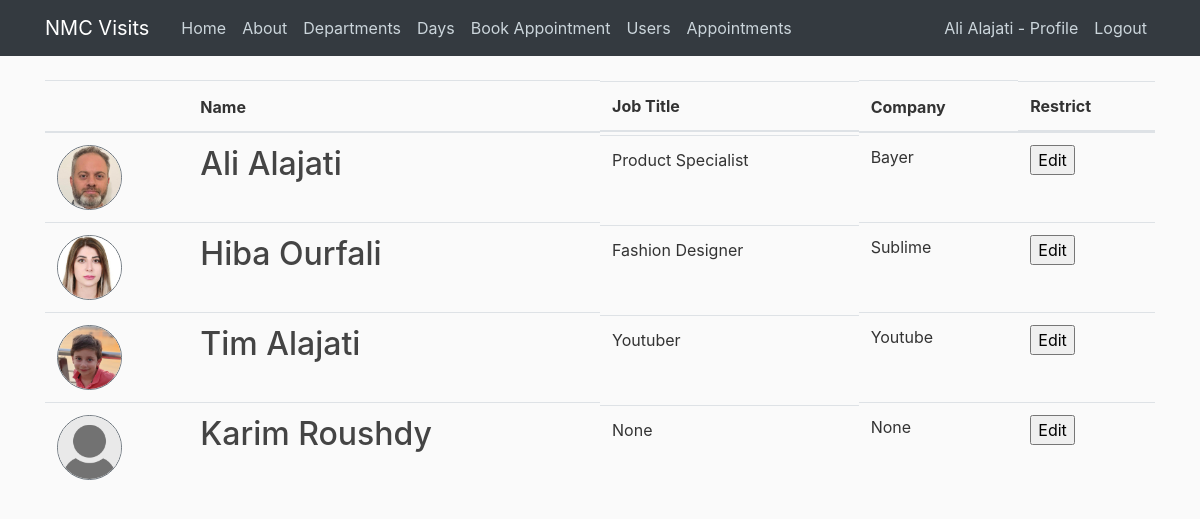
Page /users (signed in) on the earlier database version.
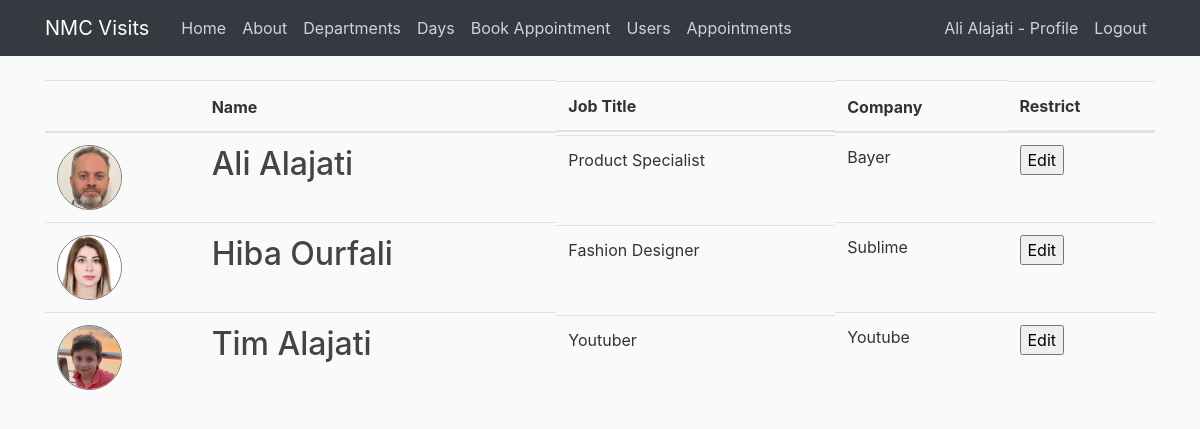
Same page on the later database version.
### nmcvisits/models.py (models this page shows, shortened)
class User(db.Model, UserMixin):
    id = db.Column(db.Integer, primary_key=True)
    username = db.Column(db.String(100), nullable=False)
    email = db.Column(db.String(100), unique=True, nullable=False)
    password = db.Column(db.String(), nullable=False)
    company = db.Column(db.String())
    jobTitle = db.Column(db.String())
    phone = db.Column(db.String())
    imageFile = db.Column(db.String(20), nullable=False, default='default.jpg')
    role = db.Column(db.String(20), nullable=False, default="Visitor")
    notes = db.Column(db.String(300))
    appointments = db.relationship('Appointment', backref='visitor', lazy=True)

### nmcvisits/routes.py (the view)
@app.route("/users", methods=["POST", "GET"])
@login_required
def users():
    users = User.query.all()
    return render_template("users.html", sidebar = False, users=users)

### nmcvisits/models.py (called while the page is built)
@login_manager.user_loader
def load_user(user_id):
    return User.query.get(int(user_id))

### nmcvisits/templates/users.html (shortened to what this page needs)
{% extends "layout.html" %}
{% block body %}
    <table class="table">
        <thead>
            <tr>
            <th></th>
            <th>Name</th>
            <th class="d-none d-md-block">Job Title</th>
            <th>Company</th>
            <th class="d-none d-md-block">Restrict</th>
            </tr>
        </thead>
        <tbody>
            {% for user in users %}
            <tr>
                <td>
                    <img class="rounded-circle border border-secondary article-img" src="{{url_for('static', filename='profile_photos/' + user.imageFile)}}" alt="user photo">
                    </td>
                    <td><h2>{{user.username}}</h2></td>
                    <td class="d-none d-md-block">{{user.jobTitle}}</td>
                    <td>{{user.company}}</td>
                    <td class="d-none d-md-block">
                        <form action="" method="Post">
                            <input type="submit" value="Edit">
                        </form>
                    </td>
            </tr>
            {% endfor %}
        </tbody>
    </table>
{% endblock %}

### nmcvisits/templates/layout.html (shortened to what this page needs)
<!DOCTYPE html>
<html>
<head>
    <link rel="stylesheet" href="https://maxcdn.bootstrapcdn.com/bootstrap/4.0.0/css/bootstrap.min.css">
    <link rel="stylesheet" type="text/css" href="{{ url_for('static', filename='styles.css') }}">
</head>
<body>
    <header class="site-header">
      <nav class="navbar navbar-expand-md navbar-dark bg-dark fixed-top">
        <div class="container">
          <a class="navbar-brand mr-4" href="/">NMC Visits</a>
          <div class="collapse navbar-collapse" id="navbarToggle">
            <div class="navbar-nav mr-auto">
              <a class="nav-item nav-link" href="{{ url_for('home') }}">Home</a>
              <a class="nav-item nav-link" href="{{ url_for('about') }}">About</a>
              <a class="nav-item nav-link" href="{{ url_for('departments') }}">Departments</a>
              <a class="nav-item nav-link" href="{{ url_for('allowedDaysToVisit') }}">Days</a>
              <a class="nav-item nav-link" href="{{ url_for('createAppointment') }}">Book Appointment</a>
              <a class="nav-item nav-link" href="{{ url_for('users') }}">Users</a>
              <a class="nav-item nav-link" href="{{ url_for('appointments') }}">Appointments</a>
            </div>
            <div class="navbar-nav">
              {% if current_user.is_authenticated %}
              <a class="nav-item nav-link" href="{{ url_for('profile') }}">{{current_user.username}} - Profile</a>
              <a class="nav-item nav-link" href="{{ url_for('logout') }}">Logout</a>
              {% else %}
              <a class="nav-item nav-link" href="{{ url_for('login') }}">Login</a>
              <a class="nav-item nav-link" href="{{ url_for('register') }}">Register</a>
              {% endif %}
            </div>
          </div>
        </div>
      </nav>
    </header>
    <main role="main" class="container">
      <div class="row">
        {% if sidebar %}
        <div class="col-md-{{12-sidebar}}">
        {% else %}
        <div class="col-md-12">
        {% endif %}
          {% block body %}
          {% endblock %}
        </div>
      </div>
    </main>
</body>
</html>

### nmcvisits/static/styles.css (style rules this page uses)
body { background: #fafafa; color: #333333; margin-top: 5rem; }
h1, h2, h3, h4, h5, h6 { color: #444444; }
.site-header .navbar-nav .nav-link { color: #cbd5db; }
.article-img { height: 65px; width: 65px; }

Differences in the rows shown:
removed User: imageFile (placeholder picture), username "Karim Roushdy", jobTitle "None", company "None"
